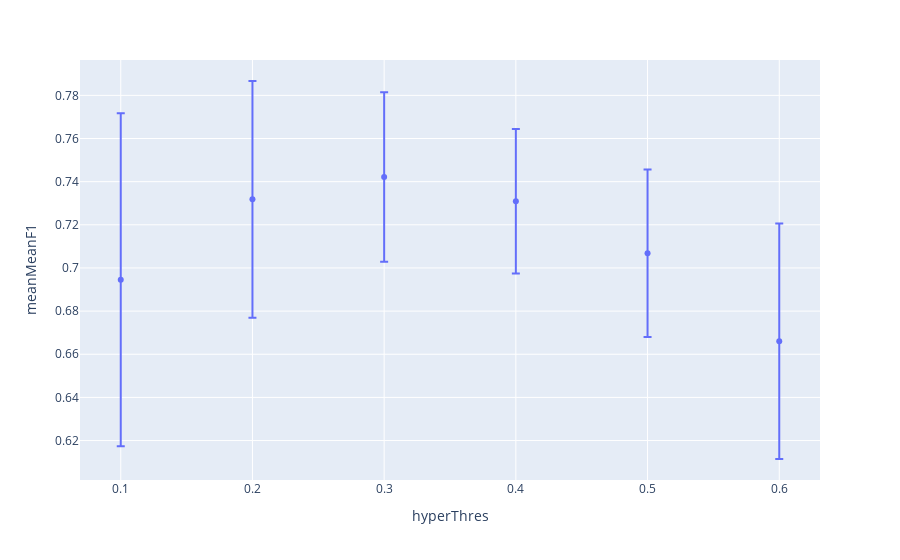

The notebook cell saved with this chart:
### Markdown cell above
## Graphical representation of the optimal point

### Code cell
aux=hyperParams[(hyperParams.hyperDepth==optimal.hyperDepth)&(hyperParams.hyperMinDuration==optimal.hyperMinDuration)&
                (hyperParams.hyperClose==optimal.hyperClose)&(hyperParams.hyperMaxDuration==optimal.hyperMaxDuration)].reset_index(drop=True)
px.scatter(aux,x='hyperThres',y='meanMeanF1',error_y='stdMeanF1')

### Figure 1 — Plotly figure (JSON) as saved in the notebook; plotly's stock layout.template omitted (floating-point values rounded to 4 significant figures)
{"data": [{"error_y": {"array": [0.07719, 0.05485, 0.03923, 0.03348, 0.03881, 0.05458]}, "hovertemplate": "hyperThres=%{x}<br>meanMeanF1=%{y}<extra></extra>", "legendgroup": "", "marker": {"color": "#636efa", "symbol": "circle"}, "mode": "markers", "name": "", "orientation": "v", "showlegend": false, "type": "scatter", "x": [0.1, 0.2, 0.3, 0.4, 0.5, 0.6], "xaxis": "x", "y": [0.6946, 0.7318, 0.7422, 0.7309, 0.7069, 0.666], "yaxis": "y"}], "layout": {"legend": {"tracegroupgap": 0}, "margin": {"t": 60}, "xaxis": {"anchor": "y", "domain": [0, 1], "title": {"text": "hyperThres"}}, "yaxis": {"anchor": "x", "domain": [0, 1], "title": {"text": "meanMeanF1"}}}}
